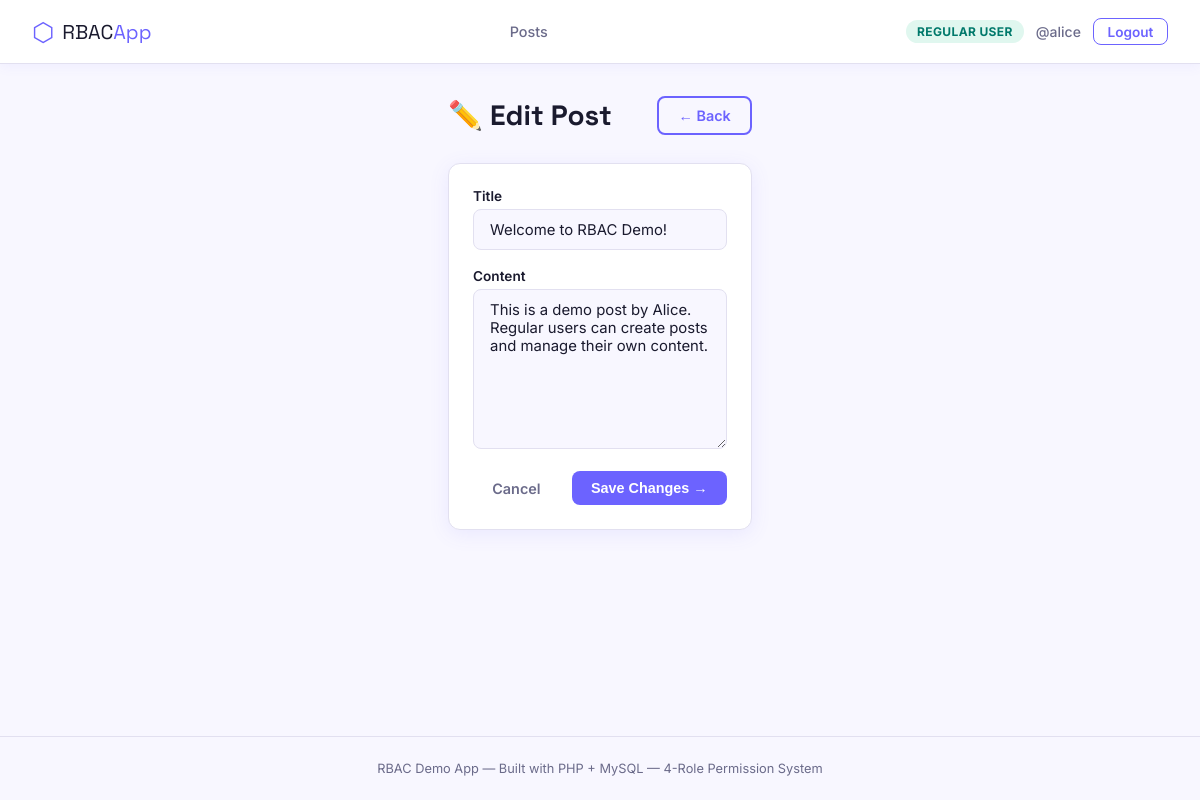
Page /pages/edit_post.php?id=1 (signed in) on the committed database.
### tables this page shows
CREATE TABLE IF NOT EXISTS posts (
    id INT AUTO_INCREMENT PRIMARY KEY,
    user_id INT NOT NULL,
    title VARCHAR(200) NOT NULL,
    content TEXT NOT NULL,
    created_at TIMESTAMP DEFAULT CURRENT_TIMESTAMP,
    updated_at TIMESTAMP DEFAULT CURRENT_TIMESTAMP ON UPDATE CURRENT_TIMESTAMP,
    FOREIGN KEY (user_id) REFERENCES users(id) ON DELETE CASCADE
);

### pages/edit_post.php (the view, shortened to what this page needs)
<?php
$db     = getDB();
$postId = intval($_GET['id'] ?? 0);
$stmt = $db->prepare("SELECT * FROM posts WHERE id = ?");
$stmt->execute([$postId]);
$post = $stmt->fetch();
include __DIR__ . '/../includes/header.php';
?>
<div class="page-wrap" style="max-width:640px;">
    <div class="page-header">
        <h1 class="page-title">✏️ Edit Post</h1>
        <a href="/rbac_project/pages/posts.php" class="btn btn-outline">← Back</a>
    </div>
    <div class="card">
        <form method="POST">
            <div class="form-group">
                <label class="form-label">Title</label>
                <input class="form-input" type="text" name="title" value="<?= htmlspecialchars($post['title']) ?>" required/>
            </div>
            <div class="form-group">
                <label class="form-label">Content</label>
                <textarea class="form-textarea" name="content" style="min-height:160px;" required><?= htmlspecialchars($post['content']) ?></textarea>
            </div>
            <div style="display:flex;gap:.75rem;justify-content:flex-end;margin-top:.5rem;">
                <a href="/rbac_project/pages/posts.php" class="btn btn-ghost">Cancel</a>
                <button class="btn btn-primary" type="submit">Save Changes →</button>
            </div>
        </form>
    </div>
</div>
<?php include __DIR__ . '/../includes/footer.php'; ?>

### assets/css/style.css (style rules this page uses)
*, *::before, *::after { box-sizing: border-box; margin: 0; padding: 0; }
:root { --primary: #6C63FF; --primary-dk: #4f46c8; --coral: #FF6584; --mint: #43D9AD; --amber: #FFB347; --bg: #F8F7FF; --surface: #FFFFFF; --border: #E2E0F0; --text: #1A1A2E; --text-muted: #6B6B8A; --radius: 12px; --shadow: 0 4px 20px rgba(108,99,255,.10); --shadow-lg: 0 8px 32px rgba(108,99,255,.16); }
body { font-family: 'Inter', sans-serif; background: var(--bg); color: var(--text); min-height: 100vh; display: flex; flex-direction: column; }
.btn { display: inline-flex; align-items: center; gap: .4rem; padding: .55rem 1.2rem; border-radius: 8px; font-size: .9rem; font-weight: 600; border: none; cursor: pointer; text-decoration: none; transition: transform .15s, box-shadow .15s, opacity .15s; }
.btn-primary { background: var(--primary); color: #fff; }
.btn-outline { background: transparent; color: var(--primary); border: 2px solid var(--primary); }
.btn-ghost { background: transparent; color: var(--text-muted); }
.page-wrap { max-width: 900px; margin: 2rem auto; padding: 0 1.25rem; flex: 1; }
.page-header { display: flex; align-items: center; justify-content: space-between; margin-bottom: 1.75rem; gap: 1rem; flex-wrap: wrap; }
.page-title { font-family: 'Space Grotesk', sans-serif; font-size: 1.75rem; color: var(--text); }
.card { background: var(--surface); border: 1px solid var(--border); border-radius: var(--radius); padding: 1.5rem; box-shadow: var(--shadow); transition: box-shadow .2s; }
.form-group { margin-bottom: 1.1rem; }
.form-label { display: block; font-size: .85rem; font-weight: 600; color: var(--text); margin-bottom: .35rem; }
.form-input { width: 100%; padding: .65rem 1rem; border: 1.5px solid var(--border); border-radius: 8px; font-size: .93rem; font-family: inherit; color: var(--text); transition: border-color .2s; outline: none; background: var(--bg); }
.form-textarea { width: 100%; padding: .65rem 1rem; border: 1.5px solid var(--border); border-radius: 8px; font-size: .93rem; font-family: inherit; color: var(--text); min-height: 100px; resize: vertical; outline: none; background: var(--bg); }

### rows in the picture
posts: title "Welcome to RBAC Demo!", content "This is a demo post by Alice. Regular users can create posts and manage their own content."

### other values in the picture
roleLabel(currentRole()) "REGULAR USER"
$user['username'] "alice"
